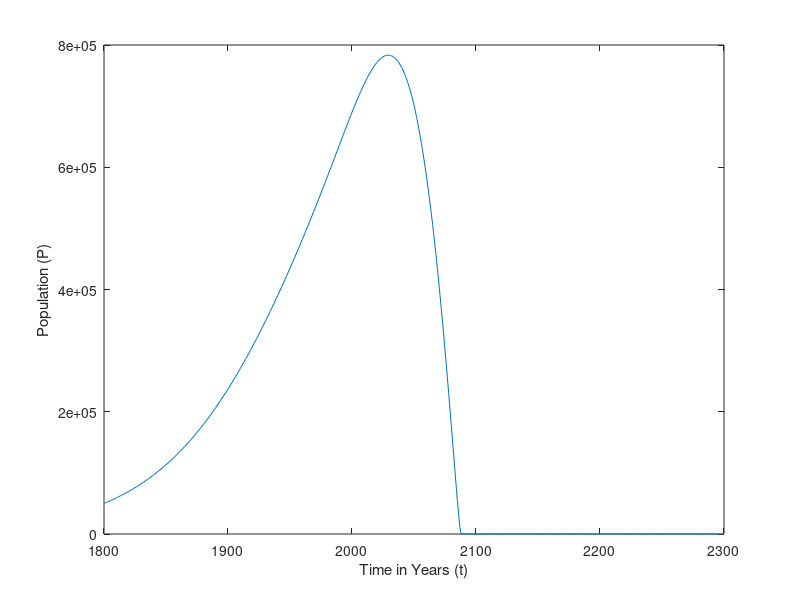
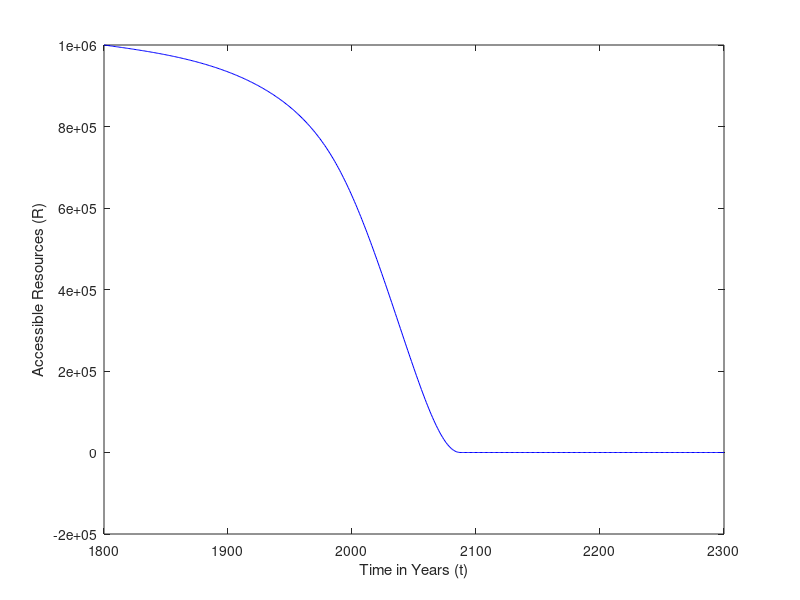
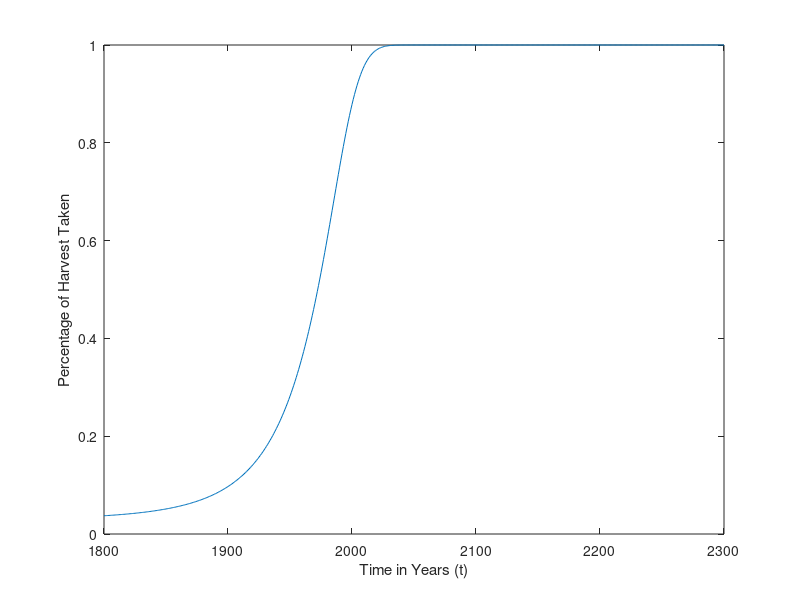
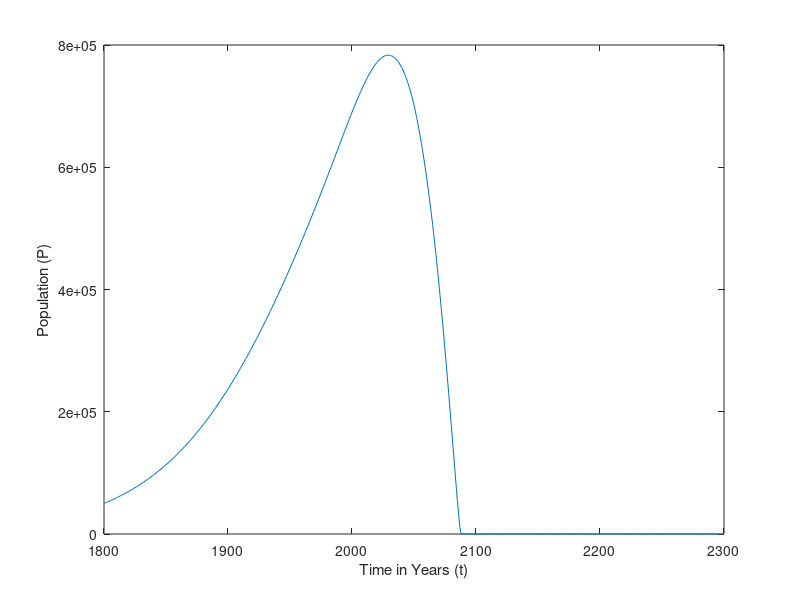

Write MATLAB code to recreate these figures, in order.
clear
a1 = 0.0177; % aP is the net growth rate of the population 0.0177
K1 = 1000000; % carrying capacity 1,000,000
c1 = 0.015; % growth rate of the resources 0.015
h1 = 0.008; % harvesting constant 0.008
B1 = 3.5; % controls the location of the mid-point of the sigmoid 3.5
y1 = 5; % controls how steep the curve is 5
a2 = 0.0177; % aP is the net growth rate of the population
K2 = 1000000; % carrying capacity
c2 = 0.015; % growth rate of the resources
h2 = 0.008; % harvesting constant
B2 = 3.5; % controls the location of the mid-point of the sigmoid
y2 = 5; % controls how steep the curve is
epsilon = 10^-4;

b1 = @(R,P) 1/(1 + exp(B1-y1*P/(R))) ;
b2 = @(R,P) 1/(1 + exp(B2-y2*P/R)) ;

model = @(t,z) [a1*z(1)*(1-(z(1)/(z(2)+(b1(z(2),z(1))*z(4))+epsilon))) ;
     (c1*z(2)*(1-(z(2)/K1)) - h1*z(1) - b2(z(4),z(3))*h2*z(3));
     a2*z(3)*(1-(z(3)/(z(4)+(b2(z(4),z(3))*z(2))+epsilon))) ;
     c2*z(4)*(1-(z(4)/K2)) - h2*z(3) - b1(z(2),z(1))*h1*z(1)];
 
tstart = 1800;
tmax = 2300;
dt = 1;
t = tstart:dt:tmax;

y0 = [50000, K1, 50000, K2];
iters = 1;
y = zeros((tmax-tstart)*(1/dt)+1,4);
ytemp = zeros((tmax-tstart)*(1/dt)+1,4);

options = odeset('NonNegative',[1 2 3 4]);
[t,y] = ode45(model,t,y0,options);

% Calculates the stolen resources
S1 = 1./(1+exp(B1 - y1*abs(y(:,1))./abs(y(:,2))));
S2 = 1./(1+exp(B2 - y2*abs(y(:,3))./abs(y(:,4))));

% S1 = S1.*y(:,4);
% S2 = S2.*y(:,2);


figure('name','Pop 1 Globalized')
plot(t,y(:,1))
%title('Population of Civilization 1 - Globalized')
ylabel('Population (P)')
xlabel('Time in Years (t)')
% axis tight
figure('name','Resources 1 Globalized')
plot(t,y(:,2),'Color',[0,0,1],'DisplayName','finalciv 1')
%title('Resources in Patch 1 - Globalized')
ylabel('Accessible Resources (R)')
xlabel('Time in Years (t)')
% axis tight
figure('name','Stolen 1 Globalized')
plot(t,S1)
%title('Percentage of Harvest Stolen by Civilization 1 - Globalized')
ylabel('Percentage of Harvest Taken')
xlabel('Time in Years (t)')
% axis tight
figure('name','Pop 2 Globalized')
plot(t,y(:,3))
%title('Population of Civilization 2 - Globalized')
ylabel('Population (P)')
xlabel('Time in Years (t)')
% axis tight
figure('name','Resources 2 Globalized')
plot(t,y(:,4),'Color',[0,0,1],'DisplayName','finalciv 1')
%title('Resources in Patch 2 - Globalized')
ylabel('Accessible Resources (R)')
xlabel('Time in Years (t)')
% axis tight
figure('name','Stolen 2 Globalized')
plot(t,S2)
%title('Percentage of Harvest Stolen by Civilization 2 - Globalized')
xlabel('Time in Years (t)')
ylabel('Percentage of Harvest Taken')
% axis tight

% diff2 = zeros(size(y,1),1);
% for i = 2:size(y,1)
%     diff2(i) = y(i,3) - y(i-1,3);
% end
% figure()
% plot(t,diff2);
% title('difference of 2nd population')
% diff1 = zeros(size(y,1),1);
% for i = 2:size(y,1)
%     diff1(i) = y(i,1) - y(i-1,1);
% end
% figure()
% plot(t,diff1);
% title('difference of 1st population')

% TR is the total resources available to each civ (i.e. resources
% in their patch as well as resources they are stealing)
TR1 = S1.*y(:,4)+y(:,2);
TR2 = S2.*y(:,2)+y(:,4);
figure('name','Total Resources 1 Globalized')
plot(t,TR1)
%title('Total Resources Accessible to Civilization 1 - Globalized')
xlabel('Time in Years (t)')
ylabel('Accessible Resources')
figure('name','Total Resources 2 Globalized')
plot(t,TR2)
%title('Total Resources Accessible to Civilization 2 - Globalized')
ylabel('Accessible Resources')
xlabel('Time in Years (t)')

% calculates derivative
% d = zeros(size(y,1),4);
% for i = 1:size(y,1)
%     d(i,1:4) = model(t(i),[y(i,1),y(i,2),y(i,3),y(i,4)]);
% end
% figure()
% plot(t,d(:,1));
% title('derivative of pop1')
% figure()
% plot(t,d(:,3));
% title('derivative of pop2')
% figure()
% plot(t,d(:,2));
% title('derivative of res1')
% figure()
% plot(t,d(:,4));
% title('derivative of res2')

% h = get(0,'children');
% 
% for i=1:size(h,1)
%     saveas(h(i),['/Users/zgmdocks/Documents/Coupled EWS/Population Collapse/Graphs/ModelResults/Globalized/',get(h(i),'Name'),'.fig'])
%     saveas(h(i),['/Users/zgmdocks/Documents/Coupled EWS/Population Collapse/Graphs/ModelResults/Globalized/',get(h(i),'Name'),'.eps'],'epsc')
% end